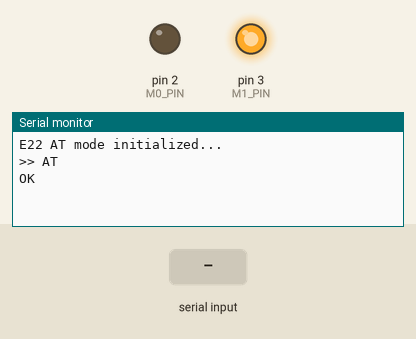
This sketch was run on a simulated Arduino Uno, built with avr-gcc and run on an emulated ATmega328P. On the bench: output pins drawn as LEDs (lit = HIGH), the last lines printed to the serial monitor. Inputs (shaded band) come from the test bench. The modem accepts every AT command (registered, SIM ready, sends succeed) and sends nothing else.

Above: at 2.3 s.
2.4 s: "1\n" received over Serial
At 2.7 s:
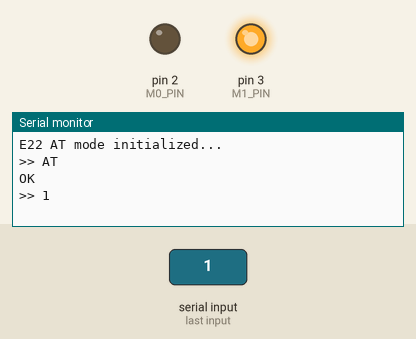
3.9 s: "1\n" received over the second serial link
At 5.0 s:
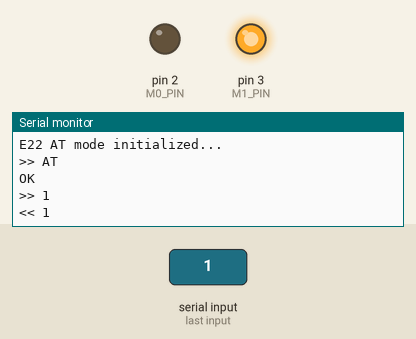

The sketch:

transreciver_config.ino
```cpp
#include <SoftwareSerial.h>

#define M0_PIN 2
#define M1_PIN 3

SoftwareSerial E22(5, 4); // E22 TX → D5, RX ← D4

void setup() {
  Serial.begin(9600);
  E22.begin(9600);  // or 115200 depending on module

  pinMode(M0_PIN, OUTPUT);
  pinMode(M1_PIN, OUTPUT);

  digitalWrite(M0_PIN, LOW);
  digitalWrite(M1_PIN, HIGH);
  delay(100);

  Serial.println("E22 AT mode initialized...");

  sendCommand("AT");
}

void loop() {
  if (Serial.available()) {
    String userCmd = Serial.readStringUntil('\n');
    userCmd.trim(); // Remove trailing newline or spaces

    if (userCmd.length() > 0) {
      sendCommand(userCmd);
    }
  }

  // Optionally check if E22 has unsolicited responses
  if (E22.available()) {
    Serial.print("<< ");
    while (E22.available()) {
      Serial.write(E22.read());
    }
    Serial.println();
  }
}


void sendCommand(String cmd) {
  Serial.print(">> ");
  Serial.println(cmd);
  E22.print(cmd + "\r\n");

  unsigned long start = millis();
  while (millis() - start < 1000) {
    while (E22.available()) {
      Serial.write(E22.read());
    }
  }
}
```

Measured:
- after the input at 2.4 s, the serial monitor: prints a new line at once (image 1)
- after the input at 3.9 s, the serial monitor: prints a new line at once (image 2)
